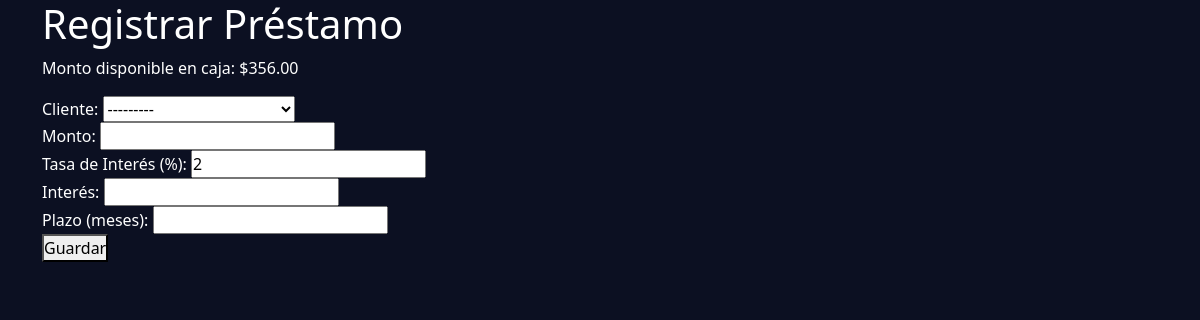
Page /register_loan/ on the earlier database version.
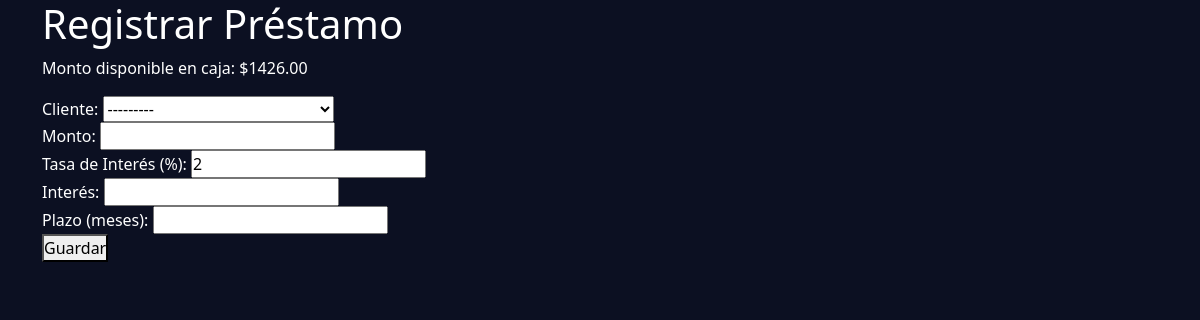
Same page on the later database version.
### caja/models.py (models this page shows, shortened)
class Caja(models.Model):
    monto_disponible = models.DecimalField(max_digits=10, decimal_places=2, default=0.00)

### prestamos/views.py (the view)
# urls.py: path('register_loan/', views.register_loan, name='register_loan')
def register_loan(request):
    caja = Caja.objects.first()  # Obtener la instancia de la caja (asumiendo que solo hay una)
    if request.method == 'POST':
        form = PrestamoForm(request.POST)
        if form.is_valid():
            monto_solicitado = form.cleaned_data['monto']
            interesCampo = form.cleaned_data['interes']
            interes, created = InteresT.objects.get_or_create(defaults={'interes_total':0.00})
            if interes:
                interes.interes_total += interesCampo
                interes.save()
            if monto_solicitado <= caja.monto_disponible:
                prestamo = form.save()
                caja.monto_disponible = caja.monto_disponible - monto_solicitado
                caja.save()
                messages.success(request, 'Préstamo registrado correctamente.')
                return redirect('loans')  # Redirigir a la lista de préstamos
            else:
                messages.error(request, 'Fondos insuficientes en la caja.')
        else:
            messages.error(request, 'Error en el formulario. Revise los datos.')
    else:
        form = PrestamoForm()
    return render(request, 'register_loan.html', {'form': form, 'monto_disponible': caja.monto_disponible})

### prestamos/forms.py
class PrestamoForm(forms.ModelForm):
    class Meta:
        model = Prestamo
        fields = ['cliente', 'monto', 'tasa_interes', 'interes', 'plazo']

### clientes/models.py (called while the page is built)
    def __str__(self):
        return self.nombre

### prestamos/templates/register_loan.html (shortened to what this page needs)
{% extends "home/base.html" %}
{% block content %}
    <div class="container">
        <h1>Registrar Préstamo</h1>
        <p>Monto disponible en caja: ${{ monto_disponible }}</p>
        <form method="post">
            <div>
                <label for="{{ form.cliente.id_for_label }}">Cliente:</label>
                {{ form.cliente }}
            </div>
            <div>
                <label for="id_monto">Monto:</label>
                <input type="number" name="monto" id="id_monto" step="0.01" required>
            </div>
            <div>
                <label for="id_tasa_interes">Tasa de Interés (%):</label>
                <input type="number" name="tasa_interes" id="id_tasa_interes" step="0.01" value="2" required>
            </div>
            <div>
                <label for="id_interes">Interés:</label>
                <input type="number" name="interes" id="id_interes" step="0.01" readonly>
            </div>
            <div>
                <label for="id_plazo">Plazo (meses):</label>
                <input type="number" name="plazo" id="id_plazo" required>
            </div>
            <div>
                <button type="submit">Guardar</button>
            </div>
        </form>
    </div>
{% endblock %}

Differences in the rows shown:
changed Caja: monto_disponible "356.00" → "1426.00"
